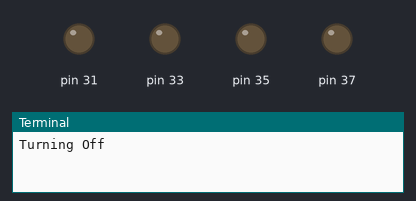
Recording of a program running on a simulated Raspberry Pi (header pin numbers). Parts: output pins drawn as LEDs (lit = HIGH), the last lines printed to the terminal.

Above: at 3.0 s.
At 6.5 s:
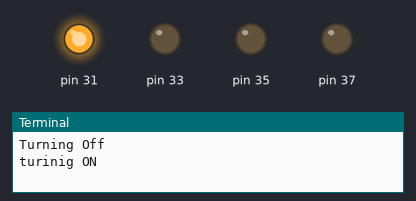
At 7.5 s:
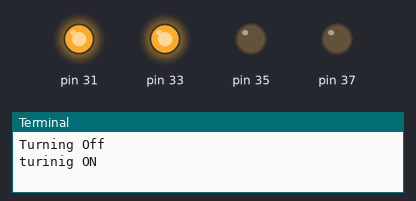
At 8.5 s:
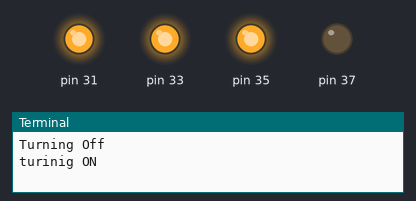
At 10.5 s:
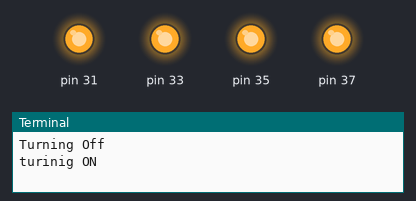
At 14.5 s:
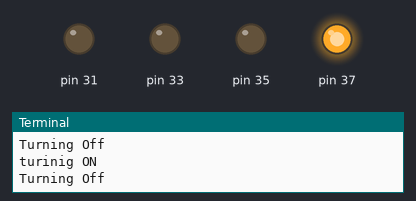
Timing chart, 0 to 15.6 s (numbered marks = the images above):
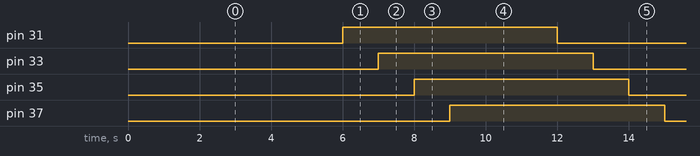

The program:

4ledON.py
```python
import RPi.GPIO as GPIO
import time

GPIO.setmode(GPIO.BOARD)
GPIO.setup(31, GPIO.OUT)
GPIO.setup(33, GPIO.OUT)
GPIO.setup(35, GPIO.OUT)
GPIO.setup(37, GPIO.OUT)

GPIO.setwarnings(False)

while True:
    GPIO.setwarnings(False)
    # //now off
    print("Turning Off")
    GPIO.output(31, GPIO.LOW)
    time.sleep(1)
    GPIO.output(33, GPIO.LOW)
    time.sleep(1)
    GPIO.output(35, GPIO.LOW)
    time.sleep(1)
    GPIO.output(37, GPIO.LOW)
    time.sleep(1)
    # print("in between")

    time.sleep(2)

    print("turinig ON")
    GPIO.output(31, GPIO.HIGH)
    time.sleep(1)
    GPIO.output(33, GPIO.HIGH)
    time.sleep(1)
    GPIO.output(35, GPIO.HIGH)
    time.sleep(1)
    GPIO.output(37, GPIO.HIGH)
    time.sleep(1)

    time.sleep(2)
    # GPIO.cleanup()
```

Measured:
- by itself, pin 31, pin 33, pin 35, pin 37: alternates HIGH for 6.0 s and LOW for 6.0 s
- by itself, everything shown: repeats every 12.0 s, in 8 steps
